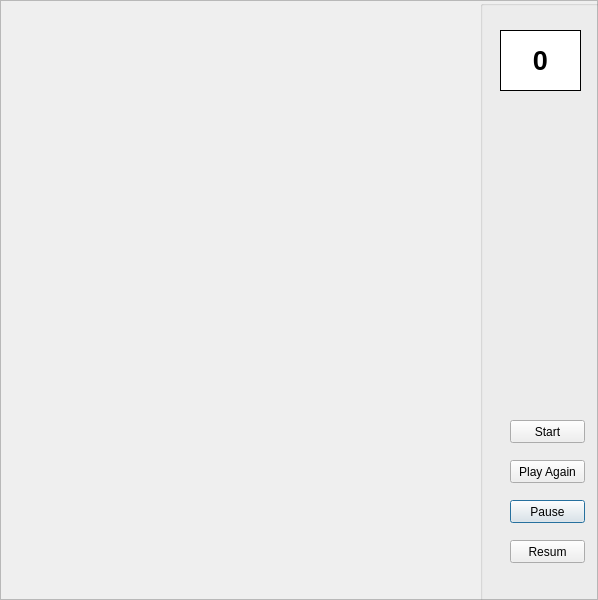
<?xml version="1.0" encoding="UTF-8"?>
<ui version="4.0">
 <class>Dialog</class>
 <widget class="QDialog" name="Dialog">
  <property name="geometry">
   <rect>
    <x>0</x>
    <y>0</y>
    <width>598</width>
    <height>600</height>
   </rect>
  </property>
  <property name="windowTitle">
   <string>Dialog</string>
  </property>
  <property name="styleSheet">
   <string notr="true"/>
  </property>
  <layout class="QVBoxLayout" name="verticalLayout">
   <property name="spacing">
    <number>0</number>
   </property>
   <property name="leftMargin">
    <number>0</number>
   </property>
   <property name="topMargin">
    <number>0</number>
   </property>
   <property name="rightMargin">
    <number>0</number>
   </property>
   <property name="bottomMargin">
    <number>0</number>
   </property>
   <item>
    <widget class="QFrame" name="frame">
     <property name="styleSheet">
      <string notr="true">Background-image:url(:/newPrefix/Artboard 1.png)</string>
     </property>
     <property name="frameShape">
      <enum>QFrame::StyledPanel</enum>
     </property>
     <property name="frameShadow">
      <enum>QFrame::Raised</enum>
     </property>
     <widget class="QLabel" name="label_10">
      <property name="enabled">
       <bool>true</bool>
      </property>
      <property name="geometry">
       <rect>
        <x>190</x>
        <y>400</y>
        <width>100</width>
        <height>150</height>
       </rect>
      </property>
      <property name="autoFillBackground">
       <bool>false</bool>
      </property>
      <property name="text">
       <string/>
      </property>
      <property name="pixmap">
       <pixmap>Super-car.png</pixmap>
      </property>
      <property name="scaledContents">
       <bool>true</bool>
      </property>
      <property name="alignment">
       <set>Qt::AlignCenter</set>
      </property>
      <property name="indent">
       <number>-1</number>
      </property>
      <property name="openExternalLinks">
       <bool>false</bool>
      </property>
     </widget>
     <widget class="QGroupBox" name="groupBox">
      <property name="geometry">
       <rect>
        <x>480</x>
        <y>0</y>
        <width>120</width>
        <height>800</height>
       </rect>
      </property>
      <property name="title">
       <string/>
      </property>
      <widget class="QPushButton" name="pushButton_3">
       <property name="geometry">
        <rect>
         <x>30</x>
         <y>500</y>
         <width>75</width>
         <height>23</height>
        </rect>
       </property>
       <property name="text">
        <string>Pause</string>
       </property>
      </widget>
      <widget class="QPushButton" name="pushButton_2">
       <property name="geometry">
        <rect>
         <x>30</x>
         <y>460</y>
         <width>75</width>
         <height>23</height>
        </rect>
       </property>
       <property name="text">
        <string>Play Again</string>
       </property>
      </widget>
      <widget class="QLabel" name="label">
       <property name="geometry">
        <rect>
         <x>20</x>
         <y>30</y>
         <width>81</width>
         <height>61</height>
        </rect>
       </property>
       <property name="font">
        <font>
         <pointsize>20</pointsize>
         <weight>75</weight>
         <bold>true</bold>
        </font>
       </property>
       <property name="styleSheet">
        <string notr="true">background-color:white;
border: 1px solid</string>
       </property>
       <property name="text">
        <string>0</string>
       </property>
       <property name="alignment">
        <set>Qt::AlignCenter</set>
       </property>
      </widget>
      <widget class="QPushButton" name="pushButton_4">
       <property name="geometry">
        <rect>
         <x>30</x>
         <y>420</y>
         <width>75</width>
         <height>23</height>
        </rect>
       </property>
       <property name="text">
        <string>Start</string>
       </property>
      </widget>
      <widget class="QPushButton" name="pushButton_5">
       <property name="geometry">
        <rect>
         <x>30</x>
         <y>540</y>
         <width>75</width>
         <height>23</height>
        </rect>
       </property>
       <property name="text">
        <string>Resum</string>
       </property>
      </widget>
     </widget>
     <widget class="QLabel" name="labelXe1">
      <property name="enabled">
       <bool>true</bool>
      </property>
      <property name="geometry">
       <rect>
        <x>30</x>
        <y>-200</y>
        <width>100</width>
        <height>150</height>
       </rect>
      </property>
      <property name="autoFillBackground">
       <bool>false</bool>
      </property>
      <property name="styleSheet">
       <string notr="true">QLabel {background-color:none;}</string>
      </property>
      <property name="text">
       <string/>
      </property>
      <property name="scaledContents">
       <bool>true</bool>
      </property>
      <property name="alignment">
       <set>Qt::AlignCenter</set>
      </property>
     </widget>
    </widget>
   </item>
  </layout>
 </widget>
 <resources>
  <include location="Test.qrc"/>
 </resources>
 <connections/>
</ui>
